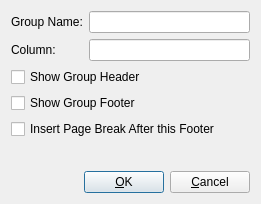
<ui version="4.0" >
 <author></author>
 <comment> * Copyright (c) 2002-2006 by OpenMFG, LLC
 *
 * This program is free software; you can redistribute it and/or modify
 * it under the terms of the GNU General Public License as published by
 * the Free Software Foundation; either version 2 of the License, or
 * (at your option) any later version.
 *
 * This program is distributed in the hope that it will be useful,
 * but WITHOUT ANY WARRANTY; without even the implied warranty of
 * MERCHANTABILITY or FITNESS FOR A PARTICULAR PURPOSE.  See the
 * GNU General Public License for more details.
 *
 * You should have received a copy of the GNU General Public License
 * along with this program; if not, write to the Free Software
 * Foundation, Inc., 59 Temple Place, Suite 330, Boston, MA  02111-1307  USA
 *
 * If you do not wish to be bound by the terms of the GNU General Public
 * License, DO NOT USE THIS SOFTWARE.  Please contact OpenMFG, LLC at
 * info@openmfg.com for details on how to purchase a commercial license.</comment>
 <exportmacro></exportmacro>
 <class>DetailGroupSectionDialog</class>
 <widget class="QDialog" name="DetailGroupSectionDialog" >
  <property name="geometry" >
   <rect>
    <x>0</x>
    <y>0</y>
    <width>261</width>
    <height>204</height>
   </rect>
  </property>
  <property name="windowTitle" >
   <string>Group Section Editor</string>
  </property>
  <layout class="QVBoxLayout" >
   <property name="margin" >
    <number>11</number>
   </property>
   <property name="spacing" >
    <number>6</number>
   </property>
   <item>
    <layout class="QGridLayout" >
     <property name="margin" >
      <number>0</number>
     </property>
     <property name="spacing" >
      <number>6</number>
     </property>
     <item row="0" column="1" >
      <widget class="QLineEdit" name="tbName" />
     </item>
     <item row="1" column="0" >
      <widget class="QLabel" name="lblColumn" >
       <property name="text" >
        <string>Column:</string>
       </property>
      </widget>
     </item>
     <item row="0" column="0" >
      <widget class="QLabel" name="lblName" >
       <property name="text" >
        <string>Group Name:</string>
       </property>
      </widget>
     </item>
     <item row="1" column="1" >
      <widget class="QLineEdit" name="tbColumn" />
     </item>
    </layout>
   </item>
   <item>
    <widget class="QCheckBox" name="cbHead" >
     <property name="text" >
      <string>Show Group Header</string>
     </property>
    </widget>
   </item>
   <item>
    <widget class="QCheckBox" name="cbFoot" >
     <property name="text" >
      <string>Show Group Footer</string>
     </property>
    </widget>
   </item>
   <item>
    <widget class="QCheckBox" name="breakAfterFooter" >
     <property name="text" >
      <string>Insert Page Break After this Footer</string>
     </property>
    </widget>
   </item>
   <item>
    <spacer>
     <property name="orientation" >
      <enum>Qt::Vertical</enum>
     </property>
     <property name="sizeType" >
      <enum>QSizePolicy::Expanding</enum>
     </property>
     <property name="sizeHint" >
      <size>
       <width>20</width>
       <height>20</height>
      </size>
     </property>
    </spacer>
   </item>
   <item>
    <layout class="QHBoxLayout" >
     <property name="margin" >
      <number>0</number>
     </property>
     <property name="spacing" >
      <number>6</number>
     </property>
     <item>
      <spacer>
       <property name="orientation" >
        <enum>Qt::Horizontal</enum>
       </property>
       <property name="sizeType" >
        <enum>QSizePolicy::Expanding</enum>
       </property>
       <property name="sizeHint" >
        <size>
         <width>40</width>
         <height>20</height>
        </size>
       </property>
      </spacer>
     </item>
     <item>
      <widget class="QPushButton" name="btnOk" >
       <property name="text" >
        <string>&amp;OK</string>
       </property>
       <property name="autoDefault" >
        <bool>true</bool>
       </property>
       <property name="default" >
        <bool>true</bool>
       </property>
      </widget>
     </item>
     <item>
      <widget class="QPushButton" name="bntCancel" >
       <property name="text" >
        <string>&amp;Cancel</string>
       </property>
      </widget>
     </item>
    </layout>
   </item>
  </layout>
 </widget>
 <layoutdefault spacing="6" margin="11" />
 <pixmapfunction>qPixmapFromMimeSource</pixmapfunction>
 <tabstops>
  <tabstop>tbName</tabstop>
  <tabstop>tbColumn</tabstop>
  <tabstop>cbHead</tabstop>
  <tabstop>cbFoot</tabstop>
  <tabstop>breakAfterFooter</tabstop>
  <tabstop>btnOk</tabstop>
  <tabstop>bntCancel</tabstop>
 </tabstops>
 <resources/>
 <connections>
  <connection>
   <sender>btnOk</sender>
   <signal>clicked()</signal>
   <receiver>DetailGroupSectionDialog</receiver>
   <slot>accept()</slot>
   <hints>
    <hint type="sourcelabel" >
     <x>20</x>
     <y>20</y>
    </hint>
    <hint type="destinationlabel" >
     <x>20</x>
     <y>20</y>
    </hint>
   </hints>
  </connection>
  <connection>
   <sender>bntCancel</sender>
   <signal>clicked()</signal>
   <receiver>DetailGroupSectionDialog</receiver>
   <slot>reject()</slot>
   <hints>
    <hint type="sourcelabel" >
     <x>20</x>
     <y>20</y>
    </hint>
    <hint type="destinationlabel" >
     <x>20</x>
     <y>20</y>
    </hint>
   </hints>
  </connection>
 </connections>
</ui>
